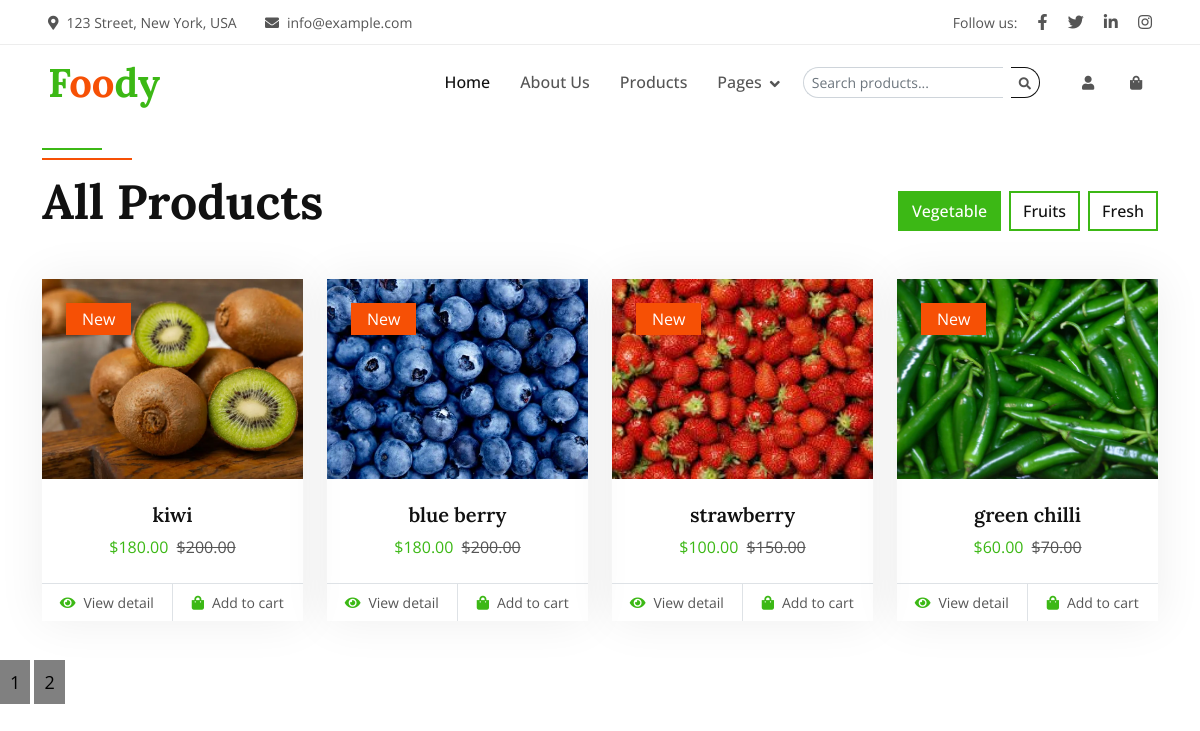
Page /all_products/ on the earlier database version.
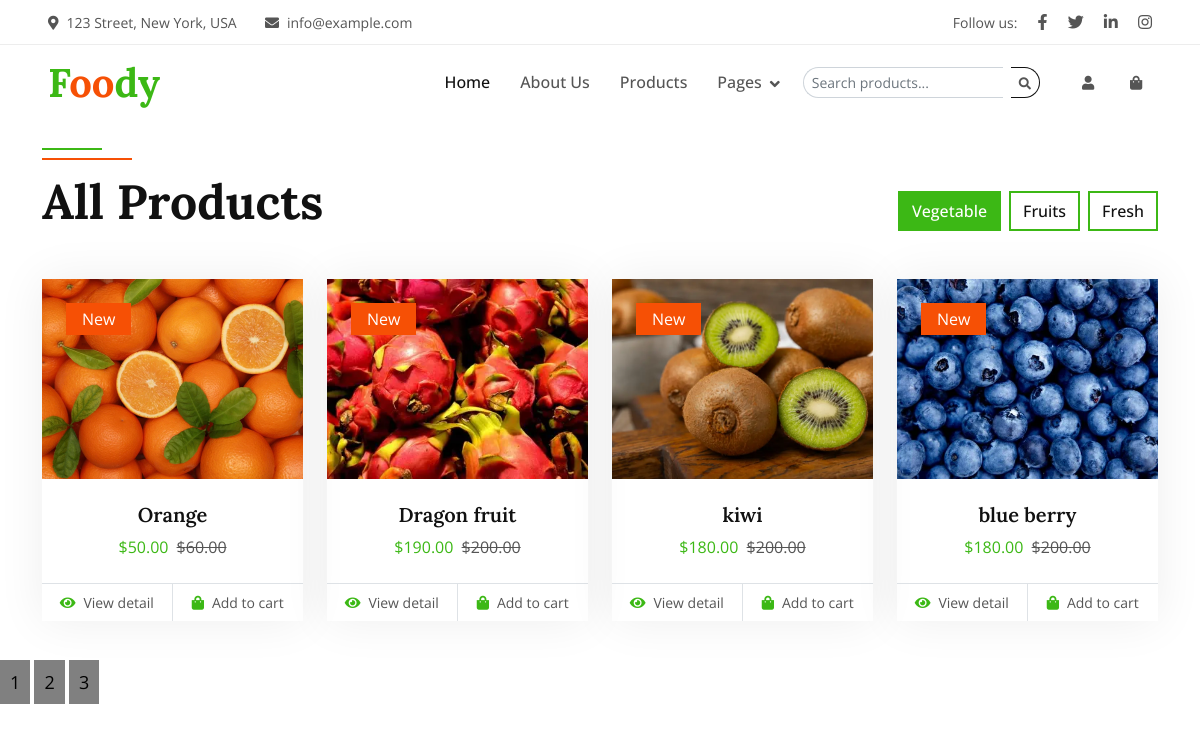
Same page on the later database version.
### shop/models.py (models this page shows, shortened)
class Product(models.Model):
    image = models.ImageField(upload_to='product_images/')
    name = models.CharField(max_length=200)
    description = models.TextField()
    price = models.DecimalField(max_digits=10, decimal_places=2)
    offer_price = models.DecimalField(max_digits=10, decimal_places=2, null=True, blank=True)
    stock = models.IntegerField()
    created = models.DateTimeField(auto_now_add=True)
    CATEGORY = models.ForeignKey(Category, on_delete=models.CASCADE)

### shop/views.py (the view)
# urls.py: path('all_products/',views.all_products, name='allproducts'),
def all_products(request):#this is allproduct view function which is used to show all the products in the database
    product = Product.objects.all().order_by("-created")
    query = request.GET.get("q")
    if query:
        product = Product.objects.filter(name__icontains = query).order_by("-created")
    paginator = Paginator(product, 4)  # Show 25 contacts per page.
    page_number = request.GET.get("page")
    page_obj = paginator.get_page(page_number)
    return render(request,"all products.html",{"page_obj": page_obj})

### templates/all products.html (shortened to what this page needs)
{% extends 'base.html' %}
{% block content %}
{% load static %}
    <div style="height: 50px;width: 100%;">
    </div>
    <div class="container-xxl py-5 " style="margin-top: 50px;">
        <div class="container">
            <div class="row g-0 gx-5 align-items-end">
                <div class="col-lg-6">
                    <div class="section-header text-start mb-5 wow fadeInUp" data-wow-delay="0.1s" style="max-width: 500px;">
                        <h1 class="display-5 mb-3">All Products</h1>
                    </div>
                </div>
                <div class="col-lg-6 text-start text-lg-end wow slideInRight" data-wow-delay="0.1s">
                    <ul class="nav nav-pills d-inline-flex justify-content-end mb-5">
                        <li class="nav-item me-2">
                            <a class="btn btn-outline-primary border-2 active" data-bs-toggle="pill" href="#tab-1">Vegetable</a>
                        </li>
                        <li class="nav-item me-2">
                            <a class="btn btn-outline-primary border-2" data-bs-toggle="pill" href="#tab-2">Fruits </a>
                        </li>
                        <li class="nav-item me-0">
                            <a class="btn btn-outline-primary border-2" data-bs-toggle="pill" href="#tab-3">Fresh</a>
                        </li>
                    </ul>
                </div>
            </div>
            <div class="tab-content">
                <div id="tab-1" class="tab-pane fade show p-0 active">
                    <div class="row g-4">
                       {% for i in page_obj %}
                        <div class="col-xl-3 col-lg-4 col-md-6 wow fadeInUp" data-wow-delay="{{ forloop.counter0 }}00ms">
                            <div class="product-item">
                                <div class="position-relative bg-light overflow-hidden">
                                    <img class="img-fluid w-100" src="{{ i.image.url}}" alt="" style="height: 200px; object-fit: cover;">
                                    <div class="bg-secondary rounded text-white position-absolute start-0 top-0 m-4 py-1 px-3">New</div>
                                </div>
                                <div class="text-center p-4">
                                    <a class="d-block h5 mb-2" href="">{{ i.name }}</a>
                                    <span class="text-primary me-1">${{ i.offer_price }}</span>
                                    <span class="text-body text-decoration-line-through">${{ i.price }}</span>
                                </div>
                                <div class="d-flex border-top">
                                    <small class="w-50 text-center border-end py-2">
                                        <a class="text-body" href="/productdetails/{{i.id}}/"><i class="fa fa-eye text-primary me-2"></i>View detail</a>
                                    </small>
                                    <small class="w-50 text-center py-2">
                                        <a class="text-body" href=""><i class="fa fa-shopping-bag text-primary me-2"></i>Add to cart</a>
                                    </small>
                                </div>
                            </div>
                        </div>
                        {% endfor %}
                    </div>
                </div>
            </div>
        </div>
    </div>
<div>
    {% for i in page_obj.paginator.page_range %}
    <a href="?page={{ i }}" style="padding: 10px; color: #000; background-color: gray;font-size: large;">{{ i }}</a>
    {% endfor %}
</div>
{% endblock %}

### templates/base.html (shortened to what this page needs)
{% load static %}
<!DOCTYPE html>
<html lang="en">
<head>
    <link href="https://cdnjs.cloudflare.com/ajax/libs/font-awesome/5.10.0/css/all.min.css" rel="stylesheet">
    <link href="https://cdn.jsdelivr.net/npm/bootstrap-icons@1.4.1/font/bootstrap-icons.css" rel="stylesheet">
    <link href="{% static 'lib/animate/animate.min.css' %}" rel="stylesheet">
    <link href="{% static 'lib/owlcarousel/assets/owl.carousel.min.css' %}" rel="stylesheet">
    <link href="{% static 'css/bootstrap.min.css' %}" rel="stylesheet">
    <link href="{% static 'css/style.css' %}" rel="stylesheet">
</head>
<body>
    <div class="container-fluid fixed-top px-0 wow fadeIn " data-wow-delay="0.1s" >
        <div class="top-bar row gx-0 align-items-center d-none d-lg-flex">
            <div class="col-lg-6 px-5 text-start">
                <small><i class="fa fa-map-marker-alt me-2"></i>123 Street, New York, USA</small>
                <small class="ms-4"><i class="fa fa-envelope me-2"></i>info@example.com</small>
            </div>
            <div class="col-lg-6 px-5 text-end">
                <small>Follow us:</small>
                <a class="text-body ms-3" href=""><i class="fab fa-facebook-f"></i></a>
                <a class="text-body ms-3" href=""><i class="fab fa-twitter"></i></a>
                <a class="text-body ms-3" href=""><i class="fab fa-linkedin-in"></i></a>
                <a class="text-body ms-3" href=""><i class="fab fa-instagram"></i></a>
            </div>
        </div>
        <nav class="navbar navbar-expand-lg navbar-light py-lg-0 px-lg-5 wow fadeIn" data-wow-delay="0.1s">
            <a href="index.html" class="navbar-brand ms-4 ms-lg-0">
                <h1 class="fw-bold text-primary m-0">F<span class="text-secondary">oo</span>dy</h1>
            </a>
            <div class="collapse navbar-collapse" id="navbarCollapse">
                <div class="navbar-nav ms-auto p-4 p-lg-0">
                    <a href="/" class="nav-item nav-link active">Home</a>
                    <a href="about.html" class="nav-item nav-link">About Us</a>
                    <a href="/all_products/" class="nav-item nav-link">Products</a>
                    <div class="nav-item dropdown">
                        <a href="#" class="nav-link dropdown-toggle" data-bs-toggle="dropdown">Pages</a>
                    </div>
                </div>
                <div class="d-none d-lg-flex ms-2">
                    <form action="/all_products/" method="get" class="d-flex align-items-center me-3" id="search-form">
                        <input type="text" name="q" placeholder="Search products..." class="form-control form-control-sm me-2" style="width: 200px;" id="search-input">
                        <button type="submit" class="btn btn-sm btn-outline-dark">
                            <small class="fa fa-search text-body"></small>
                        </button>
                    </form>
                    <a class="btn-sm-square bg-white rounded-circle ms-3" href="/login/">
                        <small class="fa fa-user text-body"></small>
                    </a>
                    <a class="btn-sm-square bg-white rounded-circle ms-3" href="">
                        <small class="fa fa-shopping-bag text-body"></small>
                    </a>
                </div>
            </div>
        </nav>
    </div>
     {% block content %}
     {% endblock %}
</body>
</html>

### static/css/style.css (style rules this page uses)
:root { --primary: #3CB815; --secondary: #F65005; --light: #F7F8FC; --dark: #111111; }
.btn { font-weight: 500; transition: .5s; }
.btn-sm-square { width: 32px; height: 32px; }
.btn-square, .btn-sm-square, .btn-lg-square { padding: 0; display: flex; align-items: center; justify-content: center; font-weight: normal; }
.fixed-top { transition: .5s; }
.top-bar { height: 45px; border-bottom: 1px solid rgba(0, 0, 0, .07); }
.navbar .dropdown-toggle::after { border: none; content: "\f107"; font-family: "Font Awesome 5 Free"; font-weight: 900; vertical-align: middle; margin-left: 8px; }
.navbar .navbar-nav .nav-link { padding: 25px 15px; color: #555555; font-weight: 500; outline: none; }
.navbar .navbar-nav .nav-link:hover, .navbar .navbar-nav .nav-link.active { color: var(--dark); }
.section-header { position: relative; padding-top: 25px; }
.section-header::before { position: absolute; content: ""; width: 60px; height: 2px; top: 0; left: 50%; transform: translateX(-50%); background: var(--primary); }
.section-header::after { position: absolute; content: ""; width: 90px; height: 2px; top: 10px; left: 50%; transform: translateX(-50%); background: var(--secondary); }
.section-header.text-start::before, .section-header.text-start::after { left: 0; transform: translateX(0); }
.nav-pills .nav-item .btn { color: var(--dark); }
.nav-pills .nav-item .btn:hover, .nav-pills .nav-item .btn.active { color: #FFFFFF; }
.product-item { box-shadow: 0 0 45px rgba(0, 0, 0, .07); }
.product-item img { transition: .5s; }

### templates/base.html (style rules this page uses)
#search-form .form-control { border-radius: 20px 0 0 20px; border-right: none; }
#search-form .btn { border-radius: 0 20px 20px 0; border-left: none; }

Differences in the rows shown:
no longer on this page (row unchanged): Product: image (picture), name "strawberry", offer_price "100.00", price "150.00"
no longer on this page (row unchanged): Product: image (picture), name "green chilli", offer_price "60.00", price "70.00"
added Product: image (picture), name "Orange", offer_price "50.00", price "60.00"
added Product: image (picture), name "Dragon fruit", offer_price "190.00", price "200.00"
Other differences:
new list line: "3"
